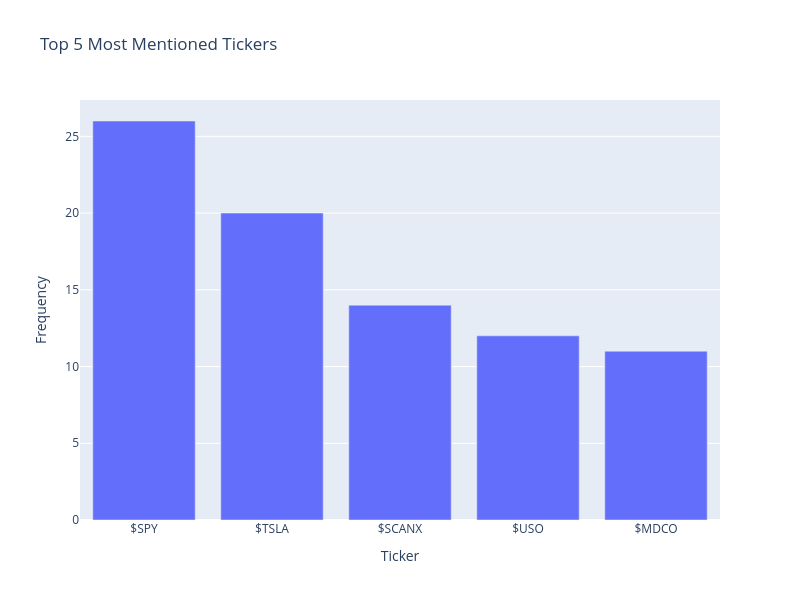

Notebook source saved alongside this figure:
### Markdown cell above
## 6 Tickers Ditribution

### Code cell
all_tickers = [t for sublist in df['tickers'] for t in sublist]
ticker_freq = Counter(all_tickers)
top_tickers = ticker_freq.most_common(5)
tickers_x = [t[0] for t in top_tickers]
tickers_y = [t[1] for t in top_tickers]

fig = go.Figure(data=[go.Bar(
x=tickers_x,
y=tickers_y,
textposition='outside'
)])

fig.update_layout(
title="Top 5 Most Mentioned Tickers",
xaxis_title="Ticker",
yaxis_title="Frequency",
width=800,
height=600
)

### Figure 1 — Plotly figure (JSON) as saved in the notebook; plotly's stock layout.template omitted (floating-point values rounded to 4 significant figures)
{"data": [{"textposition": "outside", "type": "bar", "x": ["$SPY", "$TSLA", "$SCANX", "$USO", "$MDCO"], "y": [26, 20, 14, 12, 11]}], "layout": {"height": 600, "title": {"text": "Top 5 Most Mentioned Tickers"}, "width": 800, "xaxis": {"title": {"text": "Ticker"}}, "yaxis": {"title": {"text": "Frequency"}}}}
